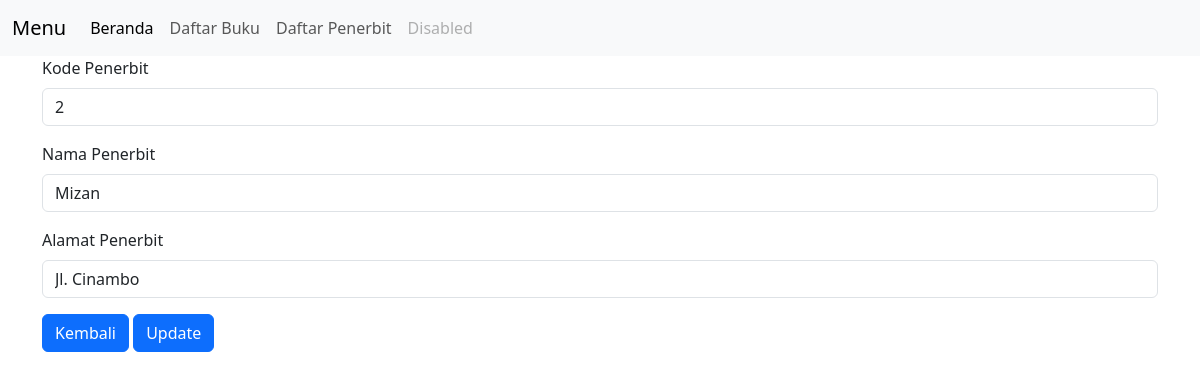
Screenshot of /cBase/tampilEditPenerbit/2 with the database file from the repository.
### tables this page shows
CREATE TABLE `tb_penerbit` (
  `kode_penerbit` int(11) NOT NULL,
  `nama_penerbit` varchar(255) NOT NULL,
  `alamat_penerbit` text DEFAULT NULL
);

### application/controllers/cBase.php (called while the page is built, shortened)
<?php
class cBase extends CI_Controller {
	public function __construct(){
		$this->load->model('Model_buku');
	}
	public function tampilEditPenerbit(){
		$data['title'] = "BookStore Arief";
		$kode = $this->uri->segment(3);
		$data['data_penerbit'] = $this->Model_buku->get_spesifik_penerbit($kode)->row_array();
		$this->load->view('templates/header',$data);
		$this->load->view('vEditPenerbit');
		$this->load->view('templates/footer');
	}
}

### index.php (called while the page is built, shortened)
<?php
require_once BASEPATH.'core/CodeIgniter.php';

### application/models/Model_buku.php (called while the page is built, shortened)
<?php
class Model_buku extends CI_Model {
    public function get_spesifik_penerbit($kode){
        $this->db->select('*');
        $this->db->from('tb_penerbit');
        $this->db->where('kode_penerbit',$kode);
        $query = $this->db->get();
        return $query;
    }
}

### application/views/vEditPenerbit.php (the view, shortened to what this page needs)
<form action="<?= base_url('cBase/editPenerbit/').$data_penerbit['kode_penerbit'];?>" method="POST">
    <div class="mb-3">
        <label for="x" class="form-label">Kode Penerbit</label>
        <input type="text" class="form-control" id="x" name="x" value="<?= $data_penerbit['kode_penerbit'] ?>" readonly>
    </div>
    <div class="mb-3">
        <label for="editPenerbit" class="form-label">Nama Penerbit</label>
        <input type="text" class="form-control" id="editPenerbit" name="editPenerbit" value="<?= $data_penerbit['nama_penerbit'] ?>">
    </div>
    <div class="mb-3">
        <label for="editAlamat" class="form-label">Alamat Penerbit</label>
        <input type="text" class="form-control" id="editAlamat" name="editAlamat" value="<?= $data_penerbit['alamat_penerbit'] ?>">
    </div>
    <button type="submit" class="btn btn-primary" onclick="history.back()">Kembali</button>
    <button type="submit" class="btn btn-primary">Update</button>
</form>

### rows the page displays
tb_penerbit: x "2", editPenerbit "Mizan", editAlamat "Jl. Cinambo"
